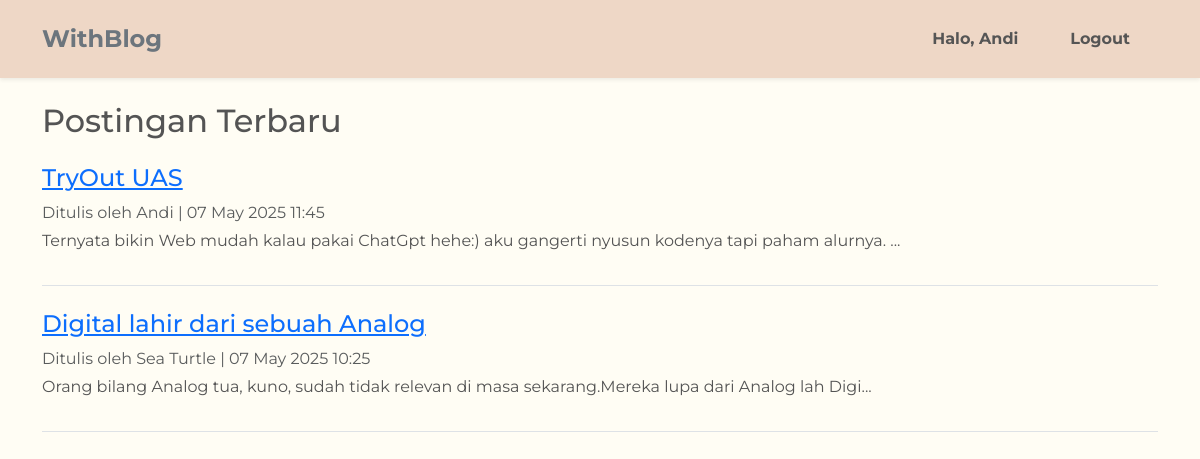
The app's page /beranda.php (signed in) with its own data.
### tables this page shows
CREATE TABLE `posts` (
  `id` int NOT NULL,
  `user_id` int NOT NULL,
  `title` varchar(64) NOT NULL,
  `content` text,
  `create_at` datetime NOT NULL
);

CREATE TABLE `users` (
  `id` int NOT NULL,
  `fullname` varchar(64) NOT NULL,
  `email` varchar(64) NOT NULL,
  `password` varchar(255) NOT NULL
);

### beranda.php (the view, shortened to what this page needs)
<?php
$fullname = $_SESSION['fullname'] ?? null;
require './config/connection.php';
$query = "SELECT posts.*, users.fullname FROM posts
          JOIN users ON posts.user_id = users.id
          ORDER BY posts.create_at DESC";
$result = $connect->query($query);
?>
<!DOCTYPE html>
<html lang="en">
<head>
    <link href="https://cdn.jsdelivr.net/npm/bootstrap@5.3.2/dist/css/bootstrap.min.css" rel="stylesheet">
    <link href="assets/style.css" rel="stylesheet">
</head>
<body>
<nav class="navbar navbar-expand-lg py-3 shadow-sm">
  <div class="container">
    <a class="navbar-brand d-flex align-items-center" href="beranda.php">
    <span class="fw-bold fs-4 text-secondary">WithBlog</span>
    </a>
    <ul class="navbar-nav d-flex align-items-center gap-3 mb-0">
  <?php if ($fullname): ?>
    <li class="nav-item d-flex align-items-center">
      <a class="nav-link px-2" href="admin/dashboard.php">Halo, <?= htmlspecialchars($fullname) ?></a>
    </li>
    <li class="nav-item d-flex align-items-center">
      <a class="nav-link px-2" href="admin/logout.php">Logout</a>
    </li>
  <?php else: ?>
    <li class="nav-item d-flex align-items-center">
      <a class="nav-link px-2" href="login.php">Login</a>
    </li>
  <?php endif; ?>
</ul>
</div>
</nav>
<div class="container mt-4">
  <h2 class="mb-4">Postingan Terbaru</h2>
  <?php while ($row = $result->fetch_assoc()): ?>
    <div class="mb-4 border-bottom pb-3">
      <h4>
        <a href="post.php?id=<?= $row['id'] ?>">
          <?= htmlspecialchars($row['title']) ?>
        </a>
      </h4>
      <p class="text-muted mb-1">
        Ditulis oleh <?= htmlspecialchars($row['fullname']) ?> |
        <?= date('d M Y H:i', strtotime($row['create_at'])) ?>
      </p>
      <p><?= nl2br(htmlspecialchars(substr($row['content'], 0, 100))) ?>...</p>
    </div>
  <?php endwhile; ?>
</div>
</body>
</html>

### style.css (style rules this page uses)
body { background-color: #FFFDF4; font-family: 'Montserrat', sans-serif; color: #545454; }
.navbar { background-color: rgb(238, 215, 198); font-weight: 600; }
.nav-link { color: #555 !important; font-weight: bold; margin-right: 20px; }

### records on screen
posts: title "TryOut UAS", user.fullname "Andi", create_at "07 May 2025 11:45", content "Ternyata bikin Web mudah kalau pakai ChatGpt hehe:) aku gangerti nyusun kodenya tapi paham alurnya."
posts: title "Digital lahir dari sebuah Analog", user.fullname "Sea Turtle", create_at "07 May 2025 10:25", content "Orang bilang Analog tua, kuno, sudah tidak relevan di masa sekarang.Mereka lupa dari Analog lah Digi"

### other values on screen
$fullname "Andi"
